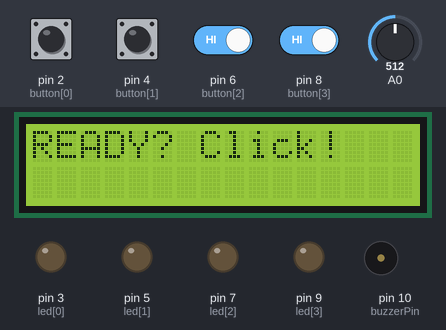
A sketch run on a simulated Arduino Uno, built with avr-gcc and run on an emulated ATmega328P. On the bench: 16×2 character LCD, output pins drawn as LEDs (lit = HIGH), buzzer (waves = sounding). The test bench sets the inputs (shaded band); at power-on: pin 2 (button[0]), pin 4 (button[1]), pin 6 (button[2]), pin 8 (button[3]) HIGH, A0 = 512. Random numbers use the default seed unless the sketch sets one.

Above: at 1.2 s.
1.3 s: pin 8 (button[3]) driven LOW
At 3.8 s:
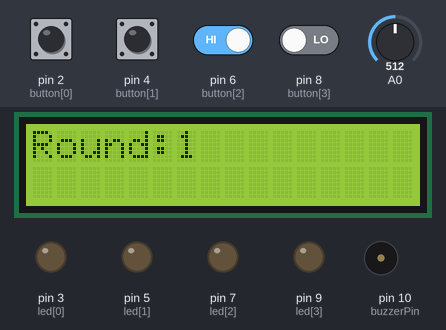
4.3 s: pin 8 (button[3]) driven HIGH
7.3 s: pin 2 (button[0]) pulled LOW for 0.15 s
At 7.6 s:
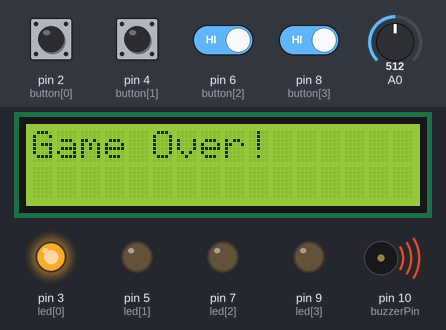
10.4 s: pin 4 (button[1]) pulled LOW for 0.15 s
At 10.78 s:
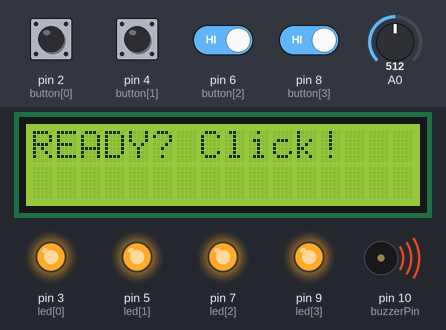
11.1 s: pin 4 (button[1]) driven LOW and pin 6 (button[2]) driven LOW
At 13.7 s:
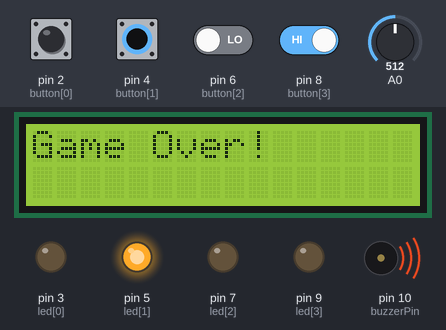
Timing chart, 0 to 15.1 s (numbered marks = the images above; inputs shaded):
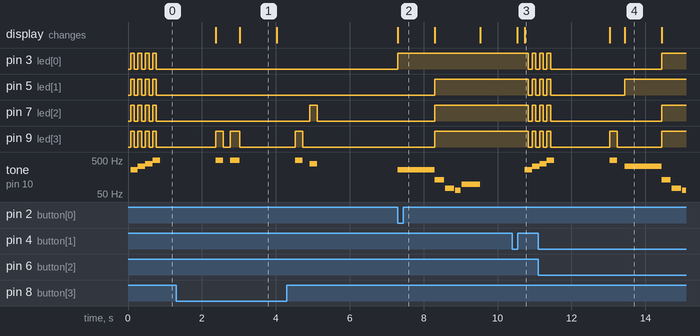

Measured:
- after the input at 10.4 s, pin 3 (led[0]), pin 5 (led[1]), pin 7 (led[2]), pin 9 (led[3]): HIGH → LOW after 0.44 s, → HIGH 0.10 s later, → LOW 0.10 s later; tone on pin 10 (buzzerPin): silent → 262 Hz after 0.34 s, → 330 Hz 0.20 s later; the display: first changes after 0.13 s (image 3 shows a later state)
- by itself, tone on pin 10 (buzzerPin): plays 262 Hz for 1.0 s, 130 Hz for 0.25 s, 73 Hz for 0.25 s, 65 Hz for 0.15 s, 98 Hz for 0.50 s
- what the display in image 1 shows lasts 1.0 s, from 3.0 s to 4.0 s

The sketch:

program.ino
```cpp
/* Source: SparkFun Electronics*/

//set the pins where the buttons, LEDs and buzzer connect
#include <LiquidCrystal.h> //the liquid crystal library contains commands for printing to the display
LiquidCrystal lcd(13, 12, 11, A3, A4, A5); // tell the RedBoard what pins are connected to the display
const int button[] = {2, 4, 6, 8};  //red is button[0], yellow is button[1], green is button[2], blue is button[3]
const int led[] = {3, 5, 7, 9};     //red is led[0], yellow is led[1], green is led[2], blue is led[3]
const int tones[] = {262, 330, 392, 494};   //tones to play with each button (c, e, g, b)

const int roundsToWin = 10;         //number of rounds the player has to play before they win the game (the array can only hold up to 16 rounds)
int buttonSequence[16];       //make an array of numbers that will be the sequence that the player needs to remember

const int buzzerPin = 10;           //pin that the buzzer is connected to

int pressedButton = 4;        //a variable to remember which button is being pressed. 4 is the value if no button is being pressed.
int roundCounter = 1;         //keeps track of what round the player is on

long startTime = 0;           //timer variable for time limit on button press
const long timeLimit = 2000;        //time limit to hit a button

boolean gameStarted = false;      //variable to tell the game whether or not to play the start sequence

void setup() {

  //set all of the button pins to input_pullup (use the built-in pull-up resistors)
  pinMode(button[0], INPUT_PULLUP);
  pinMode(button[1], INPUT_PULLUP);
  pinMode(button[2], INPUT_PULLUP);
  pinMode(button[3], INPUT_PULLUP);

  //set all of the LED pins to output
  pinMode(led[0], OUTPUT);
  pinMode(led[1], OUTPUT);
  pinMode(led[2], OUTPUT);
  pinMode(led[3], OUTPUT);

  pinMode(buzzerPin, OUTPUT);   //set the buzzer pin to output

  lcd.begin(16, 2);                 //tell the lcd library that we are using a display that is 16 characters wide and 2 characters high
  lcd.clear();                     //clear the display
  Serial.begin(9600);
}

void loop() {


  if (gameStarted == false) {   //if the game hasn't started yet
    lcd.print("READY? Click!"); //indicates on the LCD that the player can start the game
    startSequence();            //flash the start sequence
    roundCounter = 0;           //reset the round counter
    delay(1500);                //wait a second and a half
    gameStarted = true;         //set gameStarted to true so that this sequence doesn't start again
    lcd.clear();                // clears when the player begins
  }

  //each round, start by flashing out the sequence to be repeated
  for (int i = 0; i <= roundCounter; i++) { //go through the array up to the current round number
    flashLED(buttonSequence[i]);          //turn on the LED for that array position and play the sound
    delay(200);                           //wait
    allLEDoff();                          //turn all of the LEDs off
    delay(200);
  }

  //then start going through the sequence one at a time and see if the user presses the correct button
  for (int i = 0; i <= roundCounter; i++) { //for each button to be pressed in the sequence

    startTime = millis();                 //record the start time

    while (gameStarted == true) { //loop until the player presses a button or the time limit is up (the time limit check is in an if statement)

      pressedButton = buttonCheck();      //every loop check to see which button is pressed

      if (pressedButton < 4) {            //if a button is pressed... (4 means that no button is pressed)

        flashLED(pressedButton);          //flash the LED for the button that was pressed

        if (pressedButton == buttonSequence[i]) { //if the button matches the button in the sequence
          delay(250);                   //leave the LED light on for a moment
          allLEDoff();                  //then turn off all of the lights and
          break;                        //end the while loop (this will go to the next number in the for loop)

        } else {                          //if the button doesn't match the button in the sequence
          lcd.print("Game Over!");        //prints that the game is over on the LCD
          delay(1000);                    //wait
          lcd.clear();                    // clear to restart the game
          loseSequence();               //play the lose sequence (the loose sequence stops the program)
          break;                        //when the program gets back from the lose sequence, break the while loop so that the game can start over
        }

      } else {                            //if no button is pressed
        allLEDoff();                      //turn all the LEDs off
      }

      //check to see if the time limit is up
      if (millis() - startTime > timeLimit) { //if the time limit is up
        lcd.print("Time's up!");            //display that the time is up if user waits too long
        delay(1000);                          //wait
        lcd.clear();                          //clear to indicate that the game is restarting
        loseSequence();                       //play the lose sequence
        break;                                //when the program gets back from the lose sequence, break the while loop so that the game can start over
      }
    }
  }

  if (gameStarted == true) {
    roundCounter = roundCounter + 1;      //increase the round number by 1
    lcd.print("Round:");                  //print the round number before LEDs blink the next pattern
    lcd.print(roundCounter);
    delay(1000);                          //wait
    lcd.clear();                          //clear to indicate moving on to the next round

    if (roundCounter >= roundsToWin) {              //if the player has gotten to the 16th round
      lcd.print("YOU WIN!");              //display that the user has won!
      delay(1000);                        //wait
      lcd.clear();                        //clear to indicate restarting the game
      winSequence();                      //play the winning song
    }

    delay(500);                           //wait for half a second between rounds
  }

}

//----------FUNCTIONS------------

//FLASH LED
void flashLED (int ledNumber) {
  digitalWrite(led[ledNumber], HIGH);
  tone(buzzerPin, tones[ledNumber]);
}

//TURN ALL LEDS OFF
void allLEDoff () {
  //turn all the LEDs off
  digitalWrite(led[0], LOW);
  digitalWrite(led[1], LOW);
  digitalWrite(led[2], LOW);
  digitalWrite(led[3], LOW);
  //turn the buzzer off
  noTone(buzzerPin);
}

//CHECK WHICH BUTTON IS PRESSED
int buttonCheck() {
  //check if any buttons are being pressed
  if (digitalRead(button[0]) == LOW) {
    return 0;
  } else if (digitalRead(button[1]) == LOW) {
    return 1;
  } else if (digitalRead(button[2]) == LOW) {
    return 2;
  } else if (digitalRead(button[3]) == LOW) {
    return 3;
  } else {
    return 4; //this will be the value for no button being pressed
  }
}

//START SEQUENCE
void startSequence() {

  randomSeed(analogRead(A0));   //make sure the random numbers are really random

  //populate the buttonSequence array with random numbers from 0 to 3
  for (int i = 0; i <= roundsToWin; i++) {
    buttonSequence[i] = round(random(0, 4));
  }

  //flash all of the LEDs when the game starts
  for (int i = 0; i <= 3; i++) {

    tone(buzzerPin, tones[i], 200); //play one of the 4 tones

    //turn all of the leds on
    digitalWrite(led[0], HIGH);
    digitalWrite(led[1], HIGH);
    digitalWrite(led[2], HIGH);
    digitalWrite(led[3], HIGH);

    delay(100);         //wait for a moment

    //turn all of the leds off
    digitalWrite(led[0], LOW);
    digitalWrite(led[1], LOW);
    digitalWrite(led[2], LOW);
    digitalWrite(led[3], LOW);

    delay(100);   //wait for a moment

  } //this will repeat 4 times
}

//WIN SEQUENCE
void winSequence() {

  //turn all the LEDs on
  for (int j = 0; j <= 3; j++) {
    digitalWrite(led[j], HIGH);
  }

  //play the 1Up noise
  tone(buzzerPin, 1318, 150);   //E6
  delay(175);
  tone(buzzerPin, 1567, 150);   //G6
  delay(175);
  tone(buzzerPin, 2637, 150);   //E7
  delay(175);
  tone(buzzerPin, 2093, 150);   //C7
  delay(175);
  tone(buzzerPin, 2349, 150);   //D7
  delay(175);
  tone(buzzerPin, 3135, 500);   //G7
  delay(500);

  //wait until a button is pressed
  do {
    lcd.print("READY? Click!"); //re-display ready screen
    delay(1000); //wait
    lcd.clear(); //clear before button is clicked
    pressedButton = buttonCheck();
  } while (pressedButton > 3);
  delay(100);

  gameStarted = false;   //reset the game so that the start sequence will play again.

}

//LOSE SEQUENCE
void loseSequence() {


  //turn all the LEDs on
  for (int j = 0; j <= 3; j++) {
    digitalWrite(led[j], HIGH);
  }

  //play the 1Up noise
  tone(buzzerPin, 130, 250);   //E6
  delay(275);
  tone(buzzerPin, 73, 250);   //G6
  delay(275);
  tone(buzzerPin, 65, 150);   //E7
  delay(175);
  tone(buzzerPin, 98, 500);   //C7
  delay(500);


  //wait until a button is pressed
  do {
    lcd.print("READY? Click!"); //re-display ready screen
    delay(1000);                //wait
    lcd.clear();                //clear before button is clicked
    pressedButton = buttonCheck();
  } while (pressedButton > 3);
  delay(200);

  gameStarted = false;   //reset the game so that the start sequence will play again.
}
```
